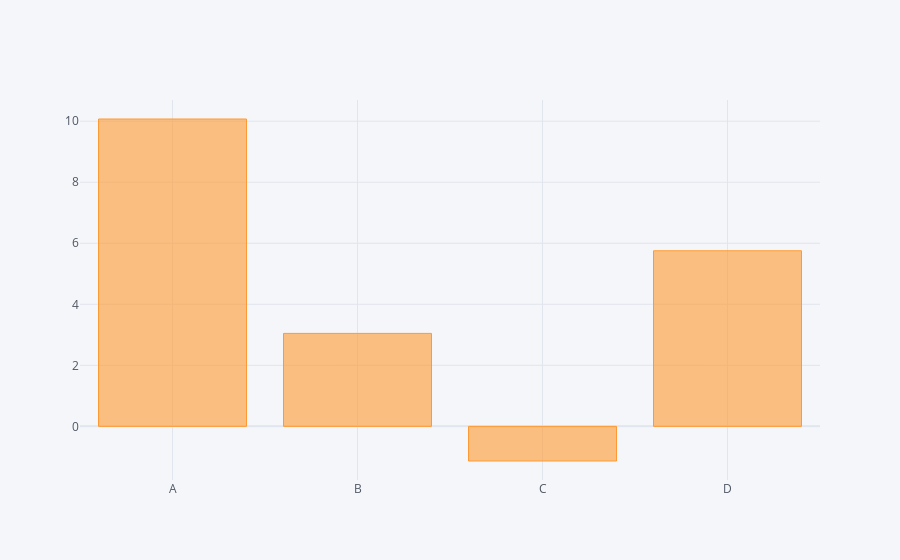

Notebook cell for this chart:
### Code cell
df.sum().iplot(kind='bar')

### Figure 1 — Plotly figure (JSON) as saved in the notebook; plotly's stock layout.template omitted (floating-point values rounded to 4 significant figures)
{"data": [{"marker": {"color": "rgba(255, 153, 51, 0.6)", "line": {"color": "rgba(255, 153, 51, 1.0)", "width": 1}}, "name": "None", "orientation": "v", "text": "", "type": "bar", "x": ["A", "B", "C", "D"], "y": [10.07, 3.046, -1.135, 5.754]}], "layout": {"legend": {"bgcolor": "#F5F6F9", "font": {"color": "#4D5663"}}, "paper_bgcolor": "#F5F6F9", "plot_bgcolor": "#F5F6F9", "title": {"font": {"color": "#4D5663"}}, "xaxis": {"gridcolor": "#E1E5ED", "showgrid": true, "tickfont": {"color": "#4D5663"}, "title": {"font": {"color": "#4D5663"}, "text": ""}, "zerolinecolor": "#E1E5ED"}, "yaxis": {"gridcolor": "#E1E5ED", "showgrid": true, "tickfont": {"color": "#4D5663"}, "title": {"font": {"color": "#4D5663"}, "text": ""}, "zerolinecolor": "#E1E5ED"}}}
